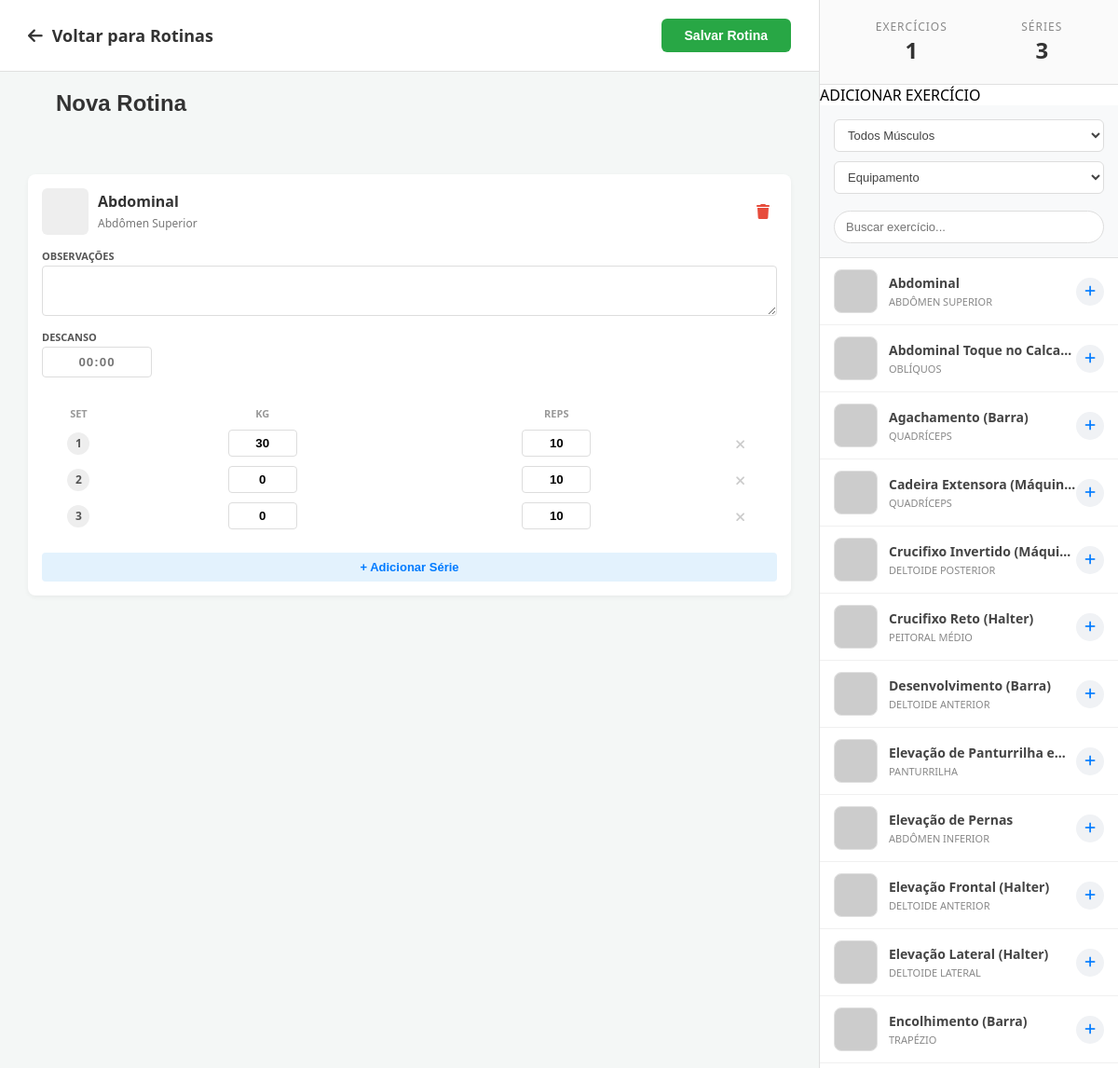
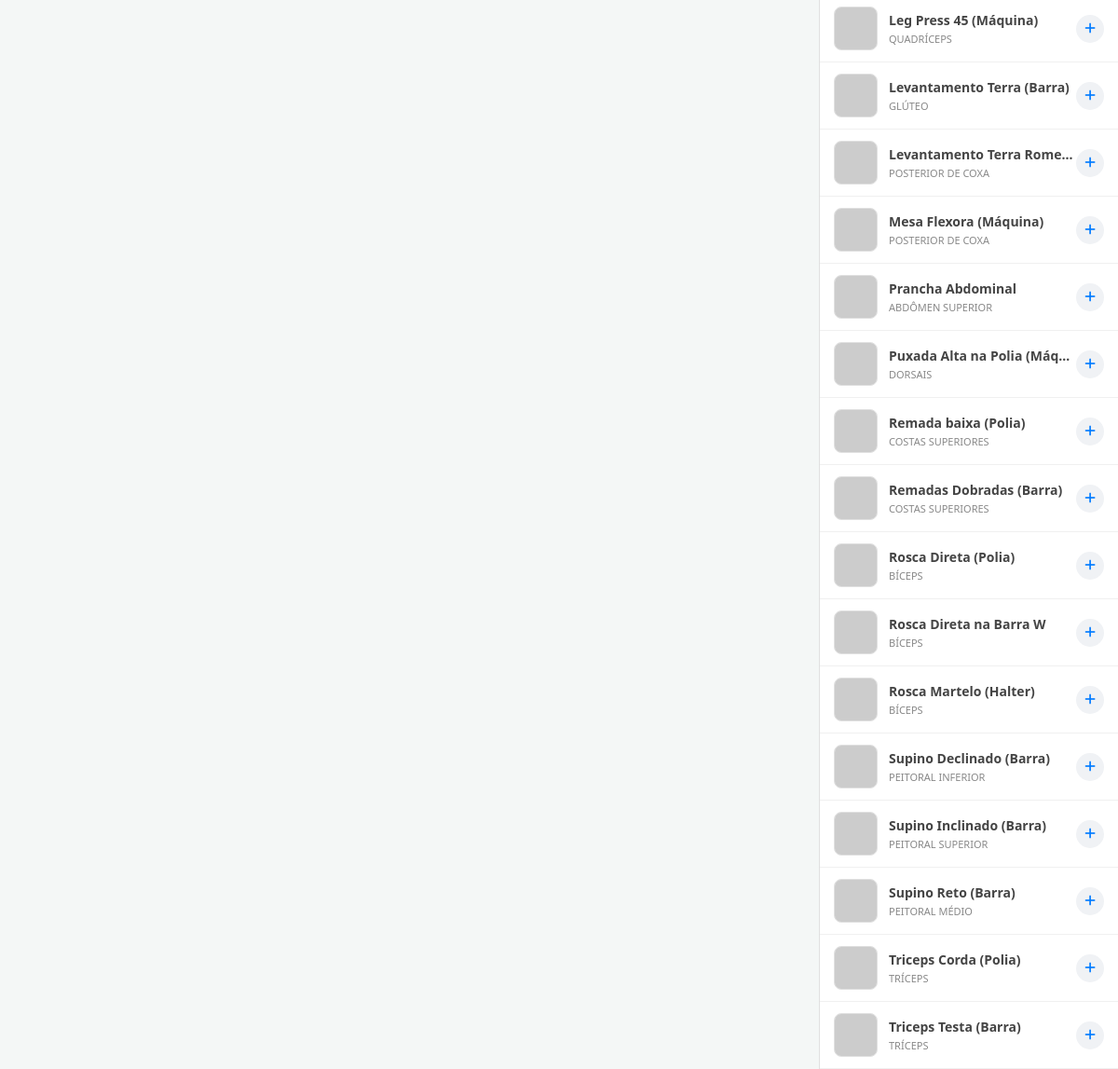
Page /view/treino_detalhes.php?id_treino=50 (signed in) on the committed database (2 pictures, top to bottom).
### tables this page shows
CREATE TABLE `treinos` (
  `id` int(11) NOT NULL,
  `usuario_id` int(11) NOT NULL,
  `nome_treino` varchar(100) DEFAULT NULL,
  `data_treino` date NOT NULL,
  `comentario` text DEFAULT NULL
);

CREATE TABLE `itens_treino` (
  `id` int(11) NOT NULL,
  `treino_id` int(11) NOT NULL,
  `exercicio_id` int(11) NOT NULL,
  `series` int(11) NOT NULL,
  `repeticoes` int(11) NOT NULL,
  `carga_kg` float NOT NULL,
  `observacao` text DEFAULT NULL,
  `descanso` varchar(10) DEFAULT '00:00'
);

CREATE TABLE `exercicios` (
  `id` int(11) NOT NULL,
  `nome` varchar(100) NOT NULL,
  `tipo` varchar(50) DEFAULT NULL,
  `imagem` varchar(255) DEFAULT NULL,
  `equipamento` varchar(50) DEFAULT 'Nenhum',
  `grupo_muscular` varchar(100) DEFAULT NULL
);

CREATE TABLE `treino_series` (
  `id` int(11) NOT NULL,
  `item_treino_id` int(11) NOT NULL,
  `numero_serie` int(11) NOT NULL,
  `carga_kg` varchar(20) DEFAULT NULL,
  `repeticoes` varchar(20) DEFAULT NULL
);

### controller/clsConexao.php (called while the page is built, shortened)
<?php
class clsConexao
{
    private $host;
    private $usuario;
    private $senha;
    private $banco;
    private $conexao;
    function __construct()
    {
        $this->host    = 'srv1596.hstgr.io';
        $this->usuario = 'u459760425_sudolift';
        $this->senha   = 'Sudolift123';
        $this->banco   = 'u459760425_sudolift';
    }
    private function conecta()
    {
        $this->conexao = mysqli_connect($this->host, $this->usuario, $this->senha, $this->banco);
        mysqli_set_charset($this->conexao, "utf8");
    }
    public function executaSQL($sql)
    {
        $resposta = mysqli_query($this->conexao, $sql);
        return $resposta;
    }
}
?>

### model/clsTreino.php (called while the page is built, shortened)
<?php
require_once '../controller/clsConexao.php';
class clsTreino
{
    private $conexao;
    public function __construct()
    {
        $this->conexao = new clsConexao();
    }
    public function buscarPorId($id_treino)
    {
        $id_treino = (int)$id_treino;
        $sql = "SELECT * FROM treinos WHERE id = $id_treino";
        $resultado = $this->conexao->executaSQL($sql);
        return mysqli_fetch_assoc($resultado);
    }
}
?>

### model/clsItemTreino.php (called while the page is built, shortened)
<?php
require_once '../controller/clsConexao.php';
class clsItemTreino
{
    private $conexao;
    public function __construct()
    {
        $this->conexao = new clsConexao();
    }
    public function listarDoTreino($id_treino)
    {
        $id_treino = (int)$id_treino;
        $sql = "SELECT it.*, ex.nome as nome_exercicio, ex.grupo_muscular, ex.imagem
                FROM itens_treino it
                INNER JOIN exercicios ex ON it.exercicio_id = ex.id
                WHERE it.treino_id = $id_treino";
        return $this->conexao->executaSQL($sql);
    }
}
?>

### model/clsExercicio.php (called while the page is built, shortened)
<?php
require_once '../controller/clsConexao.php';
class clsExercicio
{
    private $conexao;
    public function __construct()
    {
        $this->conexao = new clsConexao();
    }
    public function listar()
    {
        $sql = "SELECT * FROM exercicios ORDER BY nome ASC";
        return $this->conexao->executaSQL($sql);
    }
}
?>

### model/clsSerie.php (called while the page is built, shortened)
<?php
require_once '../controller/clsConexao.php';
class clsSerie
{
    private $conexao;
    public function __construct()
    {
        $this->conexao = new clsConexao();
    }
    public function listarPorItem($id_item_treino)
    {
        $id_item_treino = (int)$id_item_treino;
        $sql = "SELECT * FROM treino_series WHERE item_treino_id = $id_item_treino ORDER BY numero_serie ASC";
        return $this->conexao->executaSQL($sql);
    }
}
?>

### view/treino_detalhes.php (the view, shortened to what this page needs)
<?php
$id_treino = $_GET['id_treino'];
require_once '../model/clsExercicio.php';
require_once '../model/clsItemTreino.php';
require_once '../model/clsTreino.php';
require_once '../model/clsSerie.php';
$objTreino = new clsTreino();
$dadosTreino = $objTreino->buscarPorId($id_treino);
$objExercicio = new clsExercicio();
$todosExercicios = $objExercicio->listar();
$objItem = new clsItemTreino();
$meusItens = $objItem->listarDoTreino($id_treino);
$totalExercicios = mysqli_num_rows($meusItens);
$totalSeries = 0;
$arrayItens = [];
while($row = mysqli_fetch_assoc($meusItens)) {
    $totalSeries += $row['series'];
    $arrayItens[] = $row;
}
?>
<!DOCTYPE html>
<html lang="pt-br">
<head>
    <link href="https://cdnjs.cloudflare.com/ajax/libs/font-awesome/6.0.0/css/all.min.css" rel="stylesheet">
    <link rel="stylesheet" href="../assets/css/style.css">
    <link rel="stylesheet" href="../assets/css/treino_detalhes.css">
</head>
<body>
    <div class="center-panel">
        <div class="center-header">
            <?php
            if (isset($_SESSION['rascunho_id']) && $_SESSION['rascunho_id'] == $id_treino) {
                $linkVoltar = "../controller/ctrl_Treino.php?acao=excluir_treino&id=$id_treino";
                $textoVoltar = "Cancelar e Descartar";
            } else {
                $linkVoltar = "rotinas.php";
                $textoVoltar = "Voltar para Rotinas";
            }
            ?>
            <a href="<?php echo $linkVoltar; ?>" class="back-link">
                <i class="fas fa-arrow-left"></i> <?php echo $textoVoltar; ?>
            </a>
            <button class="btn-salvar" onclick="document.getElementById('formTreino').submit()">Salvar Rotina</button>
        </div>
        <form id="formTreino" method="POST" action="../controller/ctrl_ItemTreino.php" style="display: flex; flex-direction: column; height: 100%;">
            <div style="padding: 10px 30px 0 30px;">
                <input type="text" name="nome_treino" class="rotina-nome-input"
                       value="<?php echo $dadosTreino['nome_treino']; ?>"
                       placeholder="Nome da Rotina (Ex: Treino A)">
            </div>
            <div class="center-content">
                <?php if(empty($arrayItens)): ?>
                    <div style="text-align:center; margin-top:50px; color:#999;">
                        <i class="fas fa-dumbbell" style="font-size:40px; margin-bottom:15px; opacity:0.3;"></i>
                        <p>Rotina vazia.</p>
                        <p>Adicione exercícios usando a lista da direita (+).</p>
                    </div>
                <?php else: ?>
                    <div style="margin-top: 20px;">
                        <?php foreach($arrayItens as $item): ?>
                            <?php
                                $imgEx = "../assets/images/exercises/sem_imagem.png";
                                mysqli_data_seek($todosExercicios, 0);
                                while($busca = mysqli_fetch_assoc($todosExercicios)) {
                                    if($busca['id'] == $item['exercicio_id'] && !empty($busca['imagem'])) {
                                        $imgEx = "../assets/images/exercises/" . $busca['imagem']; break;
                                    }
                                }
                                $objSerie = new clsSerie();
                                $listaSeries = $objSerie->listarPorItem($item['id']);
                            ?>
                            <div class="item-card">
                                <div class="card-header">
                                    <div class="header-left">
                                        <?php if(strpos($imgEx, '.mp4') !== false): ?>
                                            <video src="<?php echo $imgEx; ?>" class="card-img"></video>
                                        <?php else: ?>
                                            <img src="<?php echo $imgEx; ?>" class="card-img">
                                        <?php endif; ?>
                                        <div>
                                            <h4 style="margin:0; color:#333;"><?php echo $item['nome_exercicio']; ?></h4>
                                            <span style="font-size:12px; color:#777;"><?php echo $item['grupo_muscular']; ?></span>
                                        </div>
                                    </div>
                                    <a href="../controller/ctrl_ItemTreino.php?acao=excluir&id_item=<?php echo $item['id']; ?>&id_treino=<?php echo $id_treino; ?>" class="btn-delete">
                                        <i class="fas fa-trash"></i>
                                    </a>
                                </div>
                                <div class="card-notes">
                                    <div>
                                        <label class="input-label">Observações</label>
                                        <textarea name="itens_pai[<?php echo $item['id']; ?>][obs]" class="note-input" rows="2"><?php echo isset($item['observacao']) ? $item['observacao'] : ''; ?></textarea>
                                    </div>
                                    <div>
                                        <label class="input-label">Descanso</label>
                                        <input type="text" name="itens_pai[<?php echo $item['id']; ?>][descanso]" class="time-input" placeholder="00:00" oninput="mascaraTempo(this)" value="<?php echo isset($item['descanso']) ? $item['descanso'] : ''; ?>">
                                    </div>
                                </div>
                                <table class="set-table">
                                    <thead>
                                        <tr>
                                            <th width="10%">SET</th>
                                            <th>KG</th>
                                            <th>REPS</th>
                                            <th width="10%"></th>
                                        </tr>
                                    </thead>
                                    <tbody>
                                        <?php
                                        $contador = 1;
                                        while($serie = mysqli_fetch_assoc($listaSeries)):
                                        ?>
                                        <tr>
                                            <td><span class="set-number"><?php echo $contador++; ?></span></td>
                                            <td>
                                                <input type="text"
                                                       name="series_individuais[<?php echo $serie['id']; ?>][carga]"
                                                       class="input-mini"
                                                       value="<?php echo $serie['carga_kg']; ?>">
                                            </td>
                                            <td>
                                                <input type="text"
                                                       name="series_individuais[<?php echo $serie['id']; ?>][reps]"
                                                       class="input-mini"
                                                       value="<?php echo $serie['repeticoes']; ?>">
                                            </td>
                                            <td>
                                                <a href="../controller/ctrl_ItemTreino.php?acao=remove_set&id_item=<?php echo $item['id']; ?>&id_treino=<?php echo $id_treino; ?>" class="btn-remove-row">
                                                    <i class="fas fa-times"></i>
                                                </a>
                                            </td>
                                        </tr>
                                        <?php endwhile; ?>
                                    </tbody>
                                </table>
                                <a href="../controller/ctrl_ItemTreino.php?acao=add_set&id_item=<?php echo $item['id']; ?>&id_treino=<?php echo $id_treino; ?>" style="text-decoration:none;">
                                    <button type="button" class="btn-add-set">+ Adicionar Série</button>
                                </a>
                            </div>
                        <?php endforeach; ?>
                    </div>
                <?php endif; ?>
            </div>
        </form>
    </div>
    <div class="right-panel">
        <div class="summary-box">
            <div class="stat-item">
                <div class="stat-title">Exercícios</div>
                <div class="stat-value"><?php echo $totalExercicios; ?></div>
            </div>
            <div class="stat-item">
                <div class="stat-title">Séries</div>
                <div class="stat-value"><?php echo $totalSeries; ?></div>
            </div>
        </div>
        <div class="library-title">ADICIONAR EXERCÍCIO</div>
        <div class="library-filters">
            <div class="filter-row">
                <select id="filtroMusculo" class="lib-select" onchange="filtrarBiblioteca()">
                    <option value="">Todos Músculos</option>
                </select>
                <select id="filtroEquip" class="lib-select" onchange="filtrarBiblioteca()">
                    <option value="">Equipamento</option>
                </select>
            </div>
            <input type="text" id="buscaExercicio" class="lib-search" placeholder="Buscar exercício..." onkeyup="filtrarBiblioteca()">
        </div>
        <div class="library-list">
            <?php
            mysqli_data_seek($todosExercicios, 0);
            while($ex = mysqli_fetch_assoc($todosExercicios)):
                $img = "https://via.placeholder.com/50";
            ?>
                <div class="lib-item"
                     data-nome="<?php echo strtolower($ex['nome']); ?>"
                     data-musculo="<?php echo $ex['grupo_muscular']; ?>"
                     data-equip="<?php echo $ex['equipamento']; ?>">
                    <?php if(strpos($img, '.mp4') !== false): ?>
                        <video src="<?php echo $img; ?>" class="lib-img"></video>
                    <?php else: ?>
                        <img src="<?php echo $img; ?>" class="lib-img">
                    <?php endif; ?>
                    <div class="lib-info">
                        <span class="lib-name"><?php echo $ex['nome']; ?></span>
                        <span class="lib-group"><?php echo $ex['grupo_muscular']; ?></span>
                    </div>
                    <button type="button" class="btn-add" style="border:none; cursor:pointer;" onclick="adicionarExercicio(<?php echo $ex['id']; ?>)">
                        <i class="fas fa-plus"></i>
                    </button>
                </div>
            <?php endwhile; ?>
        </div>
    </div>
</body>
</html>

### rows in the picture
treinos: nome_treino "Nova Rotina"
itens_treino: exercicio.nome "Abdominal", exercicio.grupo_muscular "Abdômen Superior"
treino_series: carga_kg "30", repeticoes "10"
treino_series: carga_kg "0", repeticoes "10"
treino_series: carga_kg "0", repeticoes "10"
exercicios: nome "Abdominal", grupo_muscular "ABDÔMEN SUPERIOR"
exercicios: nome "Abdominal Toque no Calca…", grupo_muscular "OBLÍQUOS"
exercicios: nome "Agachamento (Barra)", grupo_muscular "QUADRÍCEPS"
exercicios: nome "Cadeira Extensora (Máquina)", grupo_muscular "QUADRÍCEPS"
exercicios: nome "Crucifixo Invertido (Máqui…", grupo_muscular "DELTOIDE POSTERIOR"
exercicios: nome "Crucifixo Reto (Halter)", grupo_muscular "PEITORAL MÉDIO"
exercicios: nome "Desenvolvimento (Barra)", grupo_muscular "DELTOIDE ANTERIOR"
exercicios: nome "Elevação de Panturrilha e…", grupo_muscular "PANTURRILHA"
exercicios: nome "Elevação de Pernas", grupo_muscular "ABDÔMEN INFERIOR"
exercicios: nome "Elevação Frontal (Halter)", grupo_muscular "DELTOIDE ANTERIOR"
exercicios: nome "Elevação Lateral (Halter)", grupo_muscular "DELTOIDE LATERAL"
exercicios: nome "Encolhimento (Barra)", grupo_muscular "TRAPÉZIO"
exercicios: nome "Leg Press 45 (Máquina)", grupo_muscular "QUADRÍCEPS"
exercicios: nome "Levantamento Terra (Barra)", grupo_muscular "GLÚTEO"
exercicios: nome "Levantamento Terra Rome…", grupo_muscular "POSTERIOR DE COXA"
exercicios: nome "Mesa Flexora (Máquina)", grupo_muscular "POSTERIOR DE COXA"
exercicios: nome "Prancha Abdominal", grupo_muscular "ABDÔMEN SUPERIOR"
exercicios: nome "Puxada Alta na Polia (Máq…", grupo_muscular "DORSAIS"
exercicios: nome "Remada baixa (Polia)", grupo_muscular "COSTAS SUPERIORES"
exercicios: nome "Remadas Dobradas (Barra)", grupo_muscular "COSTAS SUPERIORES"
exercicios: nome "Rosca Direta (Polia)", grupo_muscular "BÍCEPS"
exercicios: nome "Rosca Direta na Barra W", grupo_muscular "BÍCEPS"
exercicios: nome "Rosca Martelo (Halter)", grupo_muscular "BÍCEPS"
exercicios: nome "Supino Declinado (Barra)", grupo_muscular "PEITORAL INFERIOR"
exercicios: nome "Supino Inclinado (Barra)", grupo_muscular "PEITORAL SUPERIOR"
exercicios: nome "Supino Reto (Barra)", grupo_muscular "PEITORAL MÉDIO"
exercicios: nome "Triceps Corda (Polia)", grupo_muscular "TRÍCEPS"
exercicios: nome "Triceps Testa (Barra)", grupo_muscular "TRÍCEPS"

### other values in the picture
$textoVoltar "Voltar para Rotinas"
$totalExercicios "1"
$totalSeries "3"
